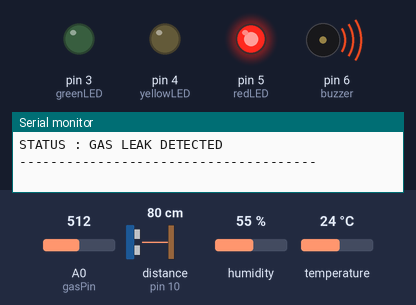
A sketch run on a simulated Arduino Uno, built with avr-gcc and run on an emulated ATmega328P. Shown: output pins drawn as LEDs (lit = HIGH), buzzer (waves = sounding), the last lines printed to the serial monitor. Wiring (inferred from the names in the program): ultrasonic range finder: trigger pin 9; echo pin 10. The test bench sets the inputs (shaded band); at power-on: A0 (gasPin) = 512, temperature 24 °C, distance to the obstacle (sensor on pin 10) 80 cm, humidity 55 %. The echo pulse lasts 58.3 µs per cm; pins used as bus, display or sensor lines are not drawn.

Above: at 1.9 s.
2.0 s: A0 (gasPin) set to 464
3.5 s: A0 (gasPin) set to 432
At 5.5 s:
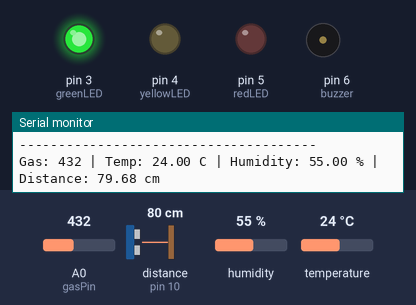
5.8 s: temperature set to 34.4 °C
7.7 s: temperature set to 35.6 °C
At 8.9 s:
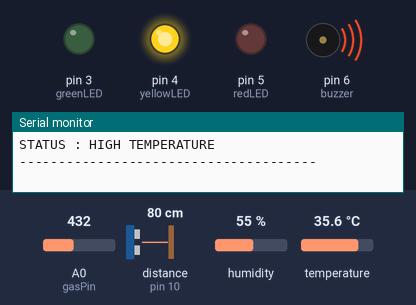
10.1 s: temperature set to 12 °C
At 11.5 s:
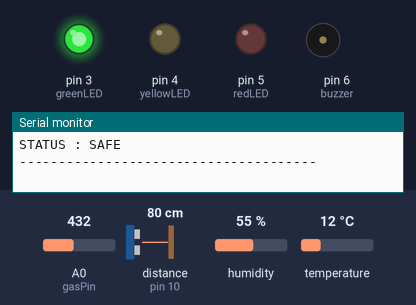
12.3 s: distance to the obstacle (sensor on pin 10) set to 18 cm
14.1 s: distance to the obstacle (sensor on pin 10) set to 13 cm
At 15.6 s:
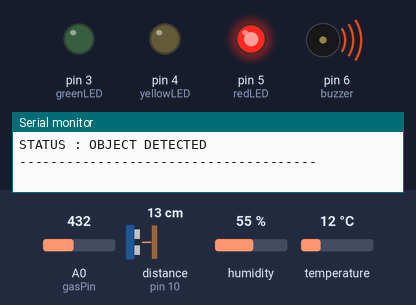
Timing chart, 0 to 17.1 s (numbered marks = the images above; inputs shaded):
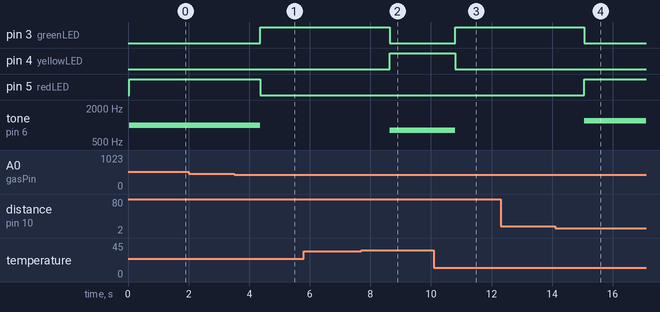

The sketch:

Smart_Room_Safety_Monitoring.ino
```cpp
#include <DHT.h>

// ---------------- Pins Configuration ----------------
const int gasPin = A0;

// DHT22 Transducer Configuration
#define DHTPIN 2
#define DHTTYPE DHT22
DHT dht(DHTPIN, DHTTYPE);

// Ultrasonic Proximity Module Pins
const int trigPin = 9;
const int echoPin = 10;

// Status Sign LEDs Pin Allocation
const int greenLED = 3;
const int yellowLED = 4;
const int redLED = 5;

// Audio Alarm Pin
const int buzzer = 6;

// ----------------------------------------------------

void setup()
{
  Serial.begin(9600);
  dht.begin();

  pinMode(greenLED, OUTPUT);
  pinMode(yellowLED, OUTPUT);
  pinMode(redLED, OUTPUT);
  pinMode(buzzer, OUTPUT);

  pinMode(trigPin, OUTPUT);
  pinMode(echoPin, INPUT);

  Serial.println("Smart Safety Monitoring System Initialized.");
}

void loop()
{
  // 1. Capture Gas Level Data
  int gasValue = analogRead(gasPin);

  // 2. Capture Climate Metrics via DHT22
  float temperature = dht.readTemperature();
  float humidity = dht.readHumidity();

  bool dhtError = false;

  if (isnan(temperature) || isnan(humidity))
  {
    dhtError = true;
  }

  // 3. Calculate Distance via Proximity Sensor
  digitalWrite(trigPin, LOW);
  delayMicroseconds(2);

  digitalWrite(trigPin, HIGH);
  delayMicroseconds(10);

  digitalWrite(trigPin, LOW);

  long duration = pulseIn(echoPin, HIGH);
  float distance = duration * 0.0343 / 2.0;

  // 4. Print Current Readings
  Serial.print("Gas: ");
  Serial.print(gasValue);

  if (dhtError)
  {
    Serial.print(" | Temperature: ERROR | Humidity: ERROR");
  }
  else
  {
    Serial.print(" | Temp: ");
    Serial.print(temperature);
    Serial.print(" C");

    Serial.print(" | Humidity: ");
    Serial.print(humidity);
    Serial.print(" %");
  }

  Serial.print(" | Distance: ");
  Serial.print(distance);
  Serial.println(" cm");

  // 5. Clear Output Channels
  digitalWrite(greenLED, LOW);
  digitalWrite(yellowLED, LOW);
  digitalWrite(redLED, LOW);
  noTone(buzzer);

  // 6. Safety Status Check

  // Gas Leakage
  if (gasValue > 450)
  {
    digitalWrite(redLED, HIGH);
    tone(buzzer, 1000);

    Serial.println("STATUS : GAS LEAK DETECTED");
  }

  // High Temperature
  else if (!dhtError && temperature > 35)
  {
    digitalWrite(yellowLED, HIGH);
    tone(buzzer, 800);

    Serial.println("STATUS : HIGH TEMPERATURE");
  }

  // Proximity Detection
  else if (distance < 15)
  {
    digitalWrite(redLED, HIGH);
    tone(buzzer, 1200);

    Serial.println("STATUS : OBJECT DETECTED");
  }

  // Normal Condition
  else
  {
    digitalWrite(greenLED, HIGH);
    noTone(buzzer);

    Serial.println("STATUS : SAFE");
  }

  Serial.println("--------------------------------------");

  delay(1000);
}
```

Measured:
- the behaviour switches between 451 and 450 on A0 (gasPin) (found by bisection; images 0 and 1)
- the behaviour switches between 35 and 35.1 °C on temperature (found by bisection; images 1 and 2)
- the behaviour switches between 16 and 15 cm on distance to the obstacle (sensor on pin 10) (found by bisection; images 3 and 4)
- after the input at 3.5 s, pin 3 (greenLED): LOW → HIGH after 0.87 s; pin 5 (redLED): HIGH → LOW after 0.87 s; tone on pin 6 (buzzer): 1000 Hz → silent after 0.87 s
- after the input at 7.7 s, pin 3 (greenLED): HIGH → LOW after 0.94 s; pin 4 (yellowLED): LOW → HIGH after 0.94 s; tone on pin 6 (buzzer): silent → 800 Hz after 0.94 s
- after the input at 10.1 s, pin 3 (greenLED): LOW → HIGH after 0.70 s; pin 4 (yellowLED): HIGH → LOW after 0.70 s; tone on pin 6 (buzzer): 800 Hz → silent after 0.70 s
- after the input at 14.1 s, pin 3 (greenLED): HIGH → LOW after 0.96 s; pin 5 (redLED): LOW → HIGH after 0.96 s; tone on pin 6 (buzzer): silent → 1200 Hz after 0.96 s
